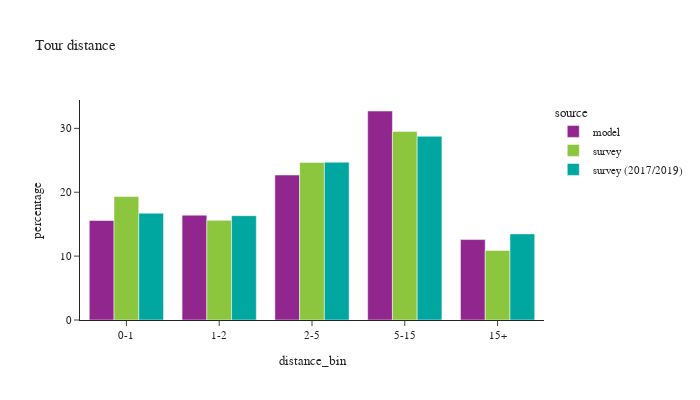

Source (notebook cell):
### Code cell
def plot_bins(df:pd.DataFrame, filter=None, title_name=None):

    if filter is not None:
        df = df.loc[filter]
    df_plot = df.loc[(df['distance_bin'] != float('nan'))].groupby(['source','distance_bin'])['toexpfac'].sum().reset_index()

    df_plot['percentage'] = df_plot.groupby(['source'], group_keys=False)['toexpfac']. \
        apply(lambda x: 100 * x / float(x.sum()))

    df_plot_ct = df.loc[(df['distance_bin'] != float('nan'))].groupby(['source','distance_bin'])['toexpfac'].count().reset_index().rename(columns={'toexpfac':'sample count'})

    df_plot = df_plot.merge(df_plot_ct, on=['source','distance_bin'])

    if title_name:
        chart_title = "Tour distance by purpose: "+title_name
    else:
        chart_title = "Tour distance"

    fig = px.bar(df_plot, x="distance_bin", y="percentage", color="source",barmode="group",
                facet_col_wrap=2, hover_data=['sample count'],
                title=chart_title)
    fig.for_each_annotation(lambda a: a.update(text = a.text.split("=")[-1]))
    fig.update_layout(height=400, width=700, font=dict(size=11))
    fig.show()

plot_bins(tour)

### Figure 1 — Plotly figure (JSON) as saved in the notebook; plotly's stock layout.template omitted (floating-point values rounded to 4 significant figures)
{"data": [{"alignmentgroup": "True", "customdata": [[103026], [108557], [150154], [216410], [83281]], "hovertemplate": "source=model<br>distance_bin=%{x}<br>percentage=%{y}<br>sample count=%{customdata[0]}<extra></extra>", "legendgroup": "model", "marker": {"color": "#91268F", "pattern": {"shape": ""}}, "name": "model", "offsetgroup": "model", "orientation": "v", "showlegend": true, "textposition": "auto", "type": "bar", "x": ["0-1", "1-2", "2-5", "5-15", "15+"], "xaxis": "x", "y": [15.58, 16.41, 22.7, 32.72, 12.59], "yaxis": "y"}, {"alignmentgroup": "True", "customdata": [[2649], [1714], [2501], [2361], [889]], "hovertemplate": "source=survey<br>distance_bin=%{x}<br>percentage=%{y}<br>sample count=%{customdata[0]}<extra></extra>", "legendgroup": "survey", "marker": {"color": "#8CC63E", "pattern": {"shape": ""}}, "name": "survey", "offsetgroup": "survey", "orientation": "v", "showlegend": true, "textposition": "auto", "type": "bar", "x": ["0-1", "1-2", "2-5", "5-15", "15+"], "xaxis": "x", "y": [19.32, 15.6, 24.67, 29.52, 10.89], "yaxis": "y"}, {"alignmentgroup": "True", "customdata": [[6320], [4079], [5728], [5651], [1999]], "hovertemplate": "source=survey (2017/2019)<br>distance_bin=%{x}<br>percentage=%{y}<br>sample count=%{customdata[0]}<extra></extra>", "legendgroup": "survey (2017/2019)", "marker": {"color": "#00A7A0", "pattern": {"shape": ""}}, "name": "survey (2017/2019)", "offsetgroup": "survey (2017/2019)", "orientation": "v", "showlegend": true, "textposition": "auto", "type": "bar", "x": ["0-1", "1-2", "2-5", "5-15", "15+"], "xaxis": "x", "y": [16.72, 16.33, 24.7, 28.76, 13.48], "yaxis": "y"}], "layout": {"barmode": "group", "font": {"size": 11}, "height": 400, "legend": {"title": {"text": "source"}, "tracegroupgap": 0}, "title": {"text": "Tour distance"}, "width": 700, "xaxis": {"anchor": "y", "domain": [0.0, 1.0], "title": {"text": "distance_bin"}}, "yaxis": {"anchor": "x", "domain": [0.0, 1.0], "title": {"text": "percentage"}}}}
